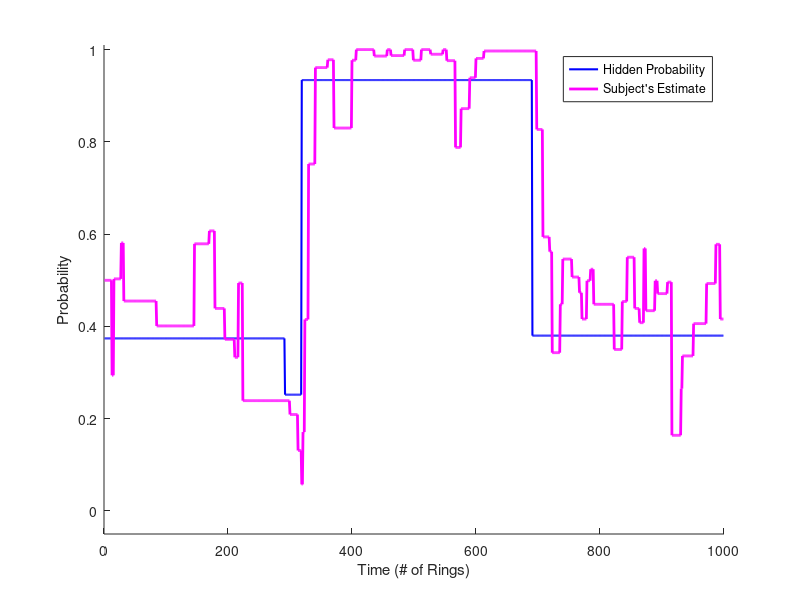
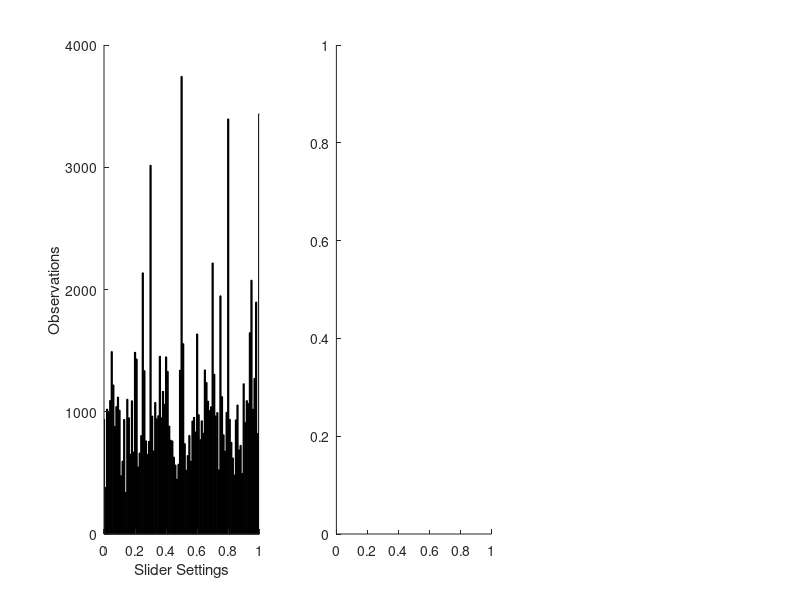

Here is the MATLAB script that generated these plots, in order: (Note: this script raises an error after producing the figures.)
%--------------------------------------------------------------------------
% Code file for Data in Brief article 
% Khaw, Stevens, Woodford, August 2017 
%--------------------------------------------------------------------------

clear
clc
format compact 

%--------------------------------------------------------------------------
% Get data 
%--------------------------------------------------------------------------

nSubs = 11;                         % number of subjects
nses  = 10;                         % number of sessions per subject 
T     = 999;                        % number of observations per session 

% Data is in matrix form (T x (nSubs x nses))
pMat  = dlmread('probs.txt') ;      % hidden probability 
phMat = dlmread('phats.txt') ;      % subjects' estimates
stMat = dlmread('obs.txt') ;        % ring realizations / outcome


rtMat = dlmread('rtimes.txt') ;     % subjects' reaction times 


% --------------------------------------------------------------------------
% Sample series (Figure 2)
%--------------------------------------------------------------------------

% Subject 10, session 8 
select = 9*10+8;  
pSel   = pMat(:,select); 
phtSel = phMat(:,select); 

f2 = figure; 
plot(1:length(pSel),pSel,'-b','LineWidth',1.5);
hold on
plot(1:numel(pSel),phtSel,'-m','LineWidth',2);
ylim([-0.05 1.01]);
set(gca, 'XTick', [0:200:1000])
set(gca, 'YTick', [0:0.2:1.0])
%xticks(1:200:1000)
%yticks([0:0.200:1.000])
xlabel('Time (# of Rings)')
ylabel('Probability');
legend({'Hidden Probability','Subject''s Estimate', 'Location', 'Southeast'});
box off
hold off 


%% --------------------------------------------------------------------------
% Construct step_height and step_width 
% --------------------------------------------------------------------------

latsVec = []; % slider adjustment latency

for S = 1:11 % stepping through the subjects
    for s = 1:10  % stepping through the sessions 
        
        select    = (S-1)*10 + s;  % subject x session indexing
        curPht    = phMat(:,select);         
        delays = zeros(size(curPht,1)-1,1);
        changeCounter = 1;
        for i = 2:size(curPht,1) % step width count loop
            if  curPht(i) ~= curPht(i-1) % if change detected
                delays(i) = changeCounter;
                changeCounter = 1;
            elseif curPht(i) == curPht(i-1) % no change detected
                delays(i) = 0;
                changeCounter = changeCounter + 1;
            end
        end
        
        % concatenate data
        latsVec = [latsVec; delays(2:(end))];
    end
end



%--------------------------------------------------------------------------
% Distribution of Values, Adjustment Lags, and RT (Figure 3)
%--------------------------------------------------------------------------
f3 = figure; 
subplot(1,3,1)
[Y,X] = hist(phMat(:),0:0.01:1);
bar(X,Y,'FaceColor','k');
box off
xlim([0 1]);
xlabel('Slider Settings');
ylabel('Observations');

subplot(1,3,2)
semilogxhist(latsVec(latsVec~=0))
xlabel('Adjustment Lag')
box off

subplot(1,3,3)
rtUse = rtMat(:); 
[Y,X] = hist(rtUse(rtUse < mean(rtUse)+3*std(rtUse)));
bar(X,Y,'FaceColor','k');
box off
xlabel('Reaction Times (s)');

% --------------------------------------------------------------------------
% Repeated sessions (Figure 4)
% Subject 3, sessions 4 and 6 
%--------------------------------------------------------------------------

S        = 3;
sessions = [4; 6]; 
ns       = length(sessions);  


rvals = [0 0.5 ];
bvals = [0 0.5 ];
gvals = [0 0.5 ];


f4=figure; hold on 
for ii = 1:ns  
    sel = (S-1)*10 + sessions(ii) ;
    plot(phMat(:,sel), 'Color', [rvals(ii),bvals(ii),gvals(ii)], 'LineWidth',2);    
end

ylim([0 1.01]);
legend('Session 4','Session 6','Location', 'Southeast');
xlabel('Time (# of Rings)')
ylabel('Probability');
box off
hold off 


